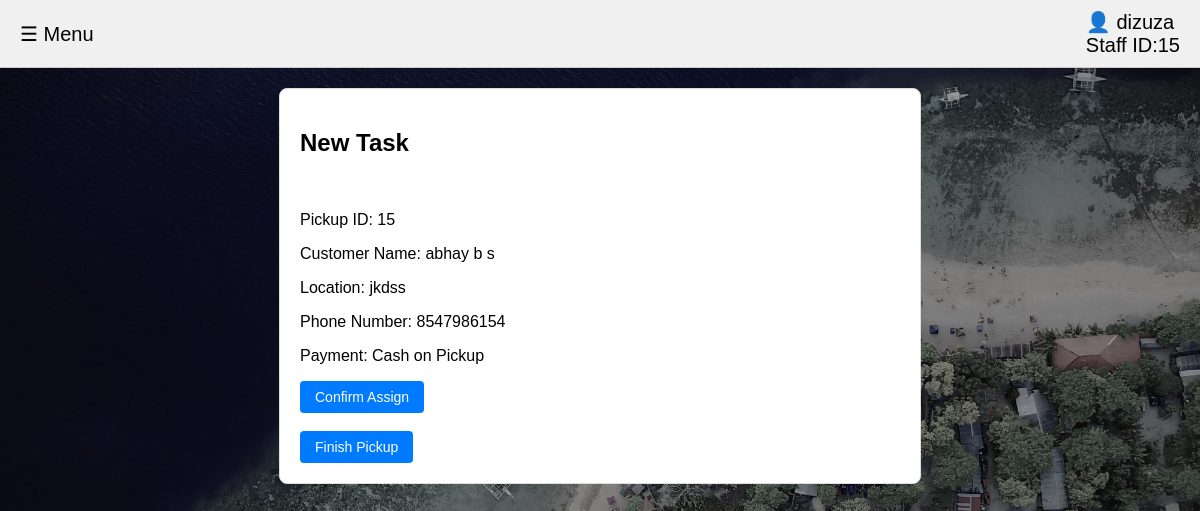
The page /staff/ (signed in) on the database its author committed.
### WM_app/models.py (models this page shows, shortened)
class Staff(models.Model):
    STATUS_CHOICES=[
        ('Engaged','Engaged'),
        ('Free to pick','Free to pick')
    ]
    name=models.CharField(max_length=100)
    password=models.CharField(max_length=128)  # Use Django's built-in password hashing
    email=models.EmailField(unique=True)  # Unique email
    phone_number=models.CharField(max_length=15,unique=True)  # Unique phone number
    status=models.CharField(max_length=20,choices=STATUS_CHOICES,default='Free to pick')

class Pickup(models.Model):
    pickup_id=models.AutoField(primary_key=True)
    customer=models.CharField(max_length=255)
    contact_number=models.CharField(max_length=15)
    waste_type=models.CharField(max_length=50)
    weight=models.CharField(max_length=50)
    location=models.TextField()
    payment_status=models.CharField(max_length=50)
    date=models.DateTimeField(default=timezone.now)
    pickup_status=models.CharField(max_length=50,default='Pending')

### WM_app/views.py (the view)
# urls.py: path('staff/',views.staffprofile,name='staff'),
def staffprofile(request):
    staff_id=request.session.get('staff_id')
    pickup_id=request.session.get('pickup_id')
    if staff_id:
        staff=Staff.objects.get(id=staff_id)
        pickup=Pickup.objects.get(pickup_id=pickup_id) if pickup_id else None
        return render(request,"staff.html",{'staff':staff,'pickup': pickup})
    else:
        return redirect('stafflog')

### template/staff.html (shortened to what this page needs)
<!DOCTYPE html>
<html lang="en">
<head>
    {% load static %}
</head>
<body>
    <header class="header">
        <div class="menu-btn" onclick="toggleSidebar()">&#9776; Menu</div>
        <div class="user-icon">&#128100; {{ staff.name }}  <br> Staff ID:{{staff.id}}</div>
    </header>
    <div id="task-container" class="content">
        {% if pickup.pickup_status != 'Completed' %}
        <div id="task-container" class="task-container">
            <h2>New Task</h2>
            <br>
            <p>Pickup ID: {{ pickup.pickup_id }}</p>
            <p>Customer Name: {{ pickup.customer }}</p>
            <p>Location: {{ pickup.location }}</p>
            <p>Phone Number: {{ pickup.contact_number }}</p>
            <p>Payment: {{ pickup.payment_status }}</p>
            <form action="{% url 'confirm_assign' pickup.pickup_id %}" method="post">
                <button type="submit" class="assign-btn" id="openModalBtn">Confirm Assign</button>
            </form>
            <br>
            <form action="{% url 'finish_pickup' pickup.pickup_id %}" method="get">
                <button type="submit" class="assign-btn">Finish Pickup</button>
            </form>
        </div>
        {% else %}
            <div id="task-container">
                <p id="completed-message">The pickup has been completed!</p>
            </div>
        {% endif %}
    </div>
</body>
</html>

### template/staff.html (style rules this page uses)
body { font-family: Arial, sans-serif; margin: 0; padding: 0; background: url(../static/image/cover1.jpg) no-repeat; background-size: cover; }
.header { display: flex; justify-content: space-between; align-items: center; padding: 10px 20px; background-color: #f0f0f0; border-bottom: 1px solid #ccc; }
.menu-btn, .user-icon { font-size: 20px; cursor: pointer; }
.content { padding: 20px; max-width: 600px; margin: 20px auto; border: 1px solid #ddd; border-radius: 8px; background-color: #fff; }
#task-container { opacity: 1; transition: opacity 1s ease-out; }
.assign-btn { padding: 8px 15px; font-size: 14px; color: #fff; background-color: #007bff; border: none; border-radius: 4px; cursor: pointer; display: inline-block; margin-right: 10px; }

### rows shown on the page
Staff: name "dizuza", id "15"
Pickup: pickup_id "15", customer "abhay b s", location "jkdss", contact_number "8547986154", payment_status "Cash on Pickup"
